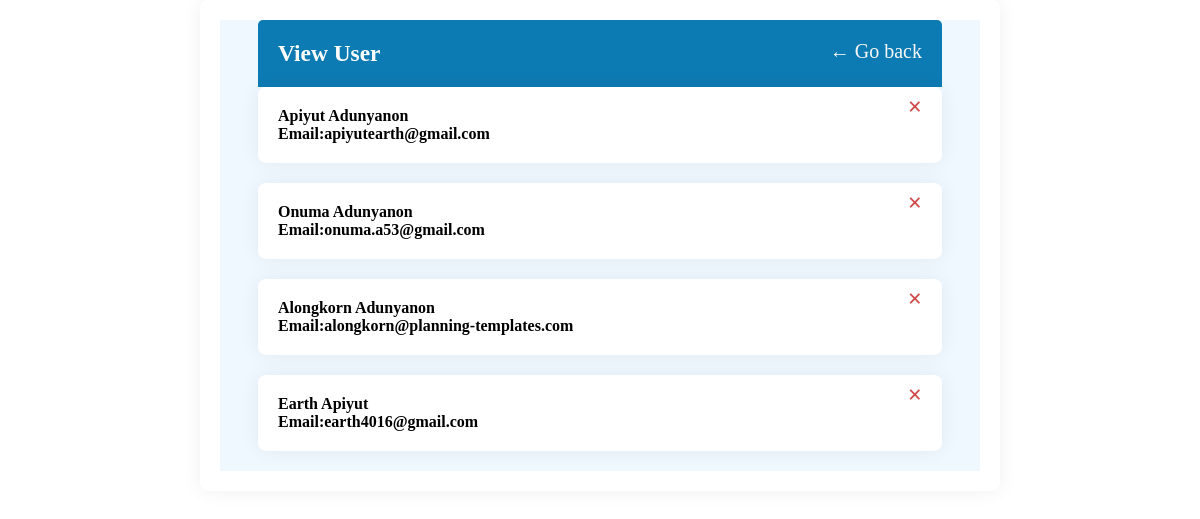
The app's page /view-user/, older data.
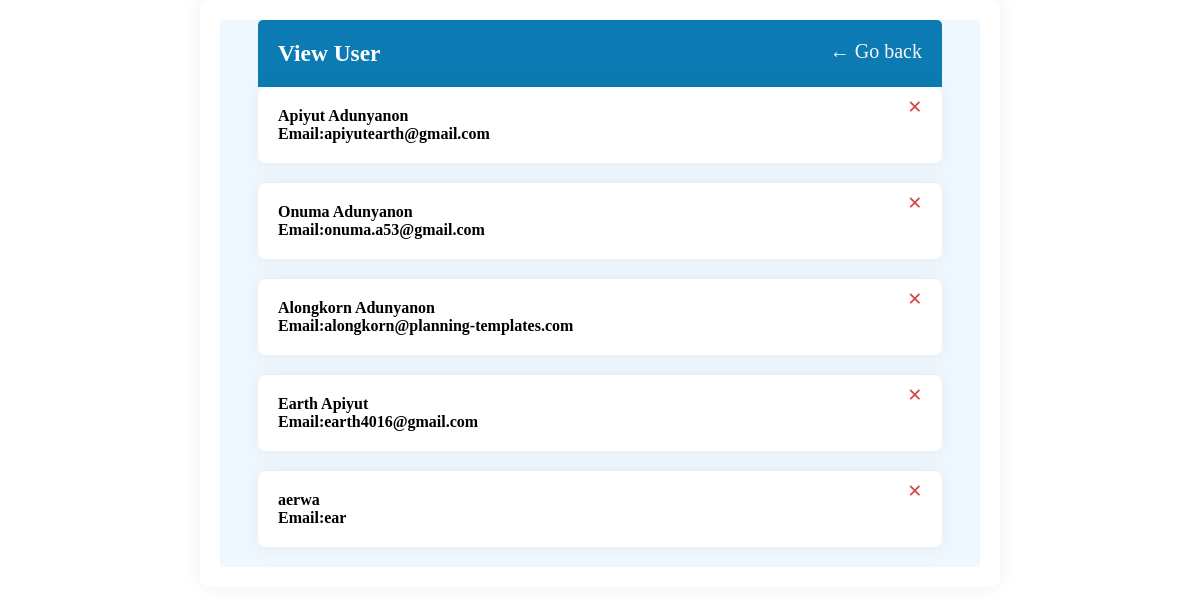
The same page, newer data.
### app/models.py (models this page shows)
class Customer(models.Model):
    email = models.EmailField(max_length=200)
    name = models.CharField(max_length=200)
    def __str__(self):
        return self.name

### app/views.py (the view)
# urls.py: path('view-user/', views.view_user, name='view_user'),
def view_user(request):
    customer = Customer.objects.all()
    print(customer)
    form = CustomerForm()
    context = {"customer": customer}
    return render(request, 'email_sys/view_user.html', context)

### app/templates/email_sys/view_user.html
{% extends 'email_sys/main.html'%}
{%block content%}
<section>
    <div class="container2">
        <h3>View User</h3>
        <a href="{% url 'home' %}">&#8592; Go back</a>
    </div>
    {% for cus in customer %}
    <div class="container">
            <strong style="float:left">{{cus.name}}<br/> Email:{{cus.email}}</strong>
            <a style="float:right" class= "delete-link" href="{% url 'delete_user' cus.id %}">&#215;</a>
    </div>
    {% endfor %}
</section>
{% endblock content %}

### app/templates/email_sys/main.html (shortened to what this page needs)
<!DOCTYPE html>
<html>
<head>
    <link rel="stylesheet" href="https://cdnjs.cloudflare.com/ajax/libs/select2/4.0.13/css/select2.min.css" />
<body>
    <div class="container">
        {% block content %} {% endblock content %}
    </div>
</body>

### app/templates/email_sys/main.html (style rules this page uses)
* { padding: 0; margin: 0; box-sizing: border-box; }
body { font-family: "Montserrat"; }
section { width: 100%; background-color: aliceblue; display: flex; align-items: top; justify-content: center; flex-direction: column; }
.container { width: 90%; max-width: 800px; margin: 0 auto; padding: 20px; box-shadow: 0px 0px 20px #00000010; background-color: white; border-radius: 8px; margin-bottom: 20px; }
.container2 { width: 90%; max-width: 800px; display: flex; color: #fff; justify-content: space-between; margin: 0 auto; padding: 20px; border-radius: 5px 5px 0 0; font-size: 20px; background: linear-gradient(90deg, #0D7BB3 0%, #0D7BB3 43%, #0D7BB3 100%); }
.container2 a { color: rgb(247, 247, 247); text-decoration: none; }
.delete-link { text-decoration: none; font-weight: 900; color: #cf4949; font-size: 25px; line-height: 0; }

Row changes from the older to the newer data that the page shows:
added Customer: name "aerwa", email "ear"
